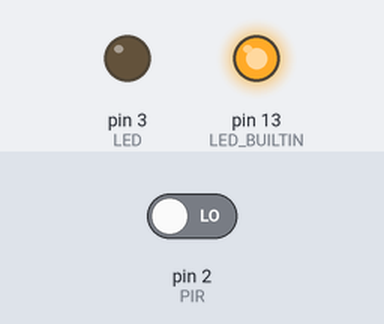
The sketch below on a simulated Arduino Nano, built with avr-gcc and run on an emulated ATmega328P. On the bench: output pins drawn as LEDs (lit = HIGH). The inputs (shaded band) are chosen by the test bench; at power-on: pin 2 (PIR) LOW.

Above: at 8.8 s.
8.9 s: pin 2 (PIR) driven HIGH
At 9.66 s:
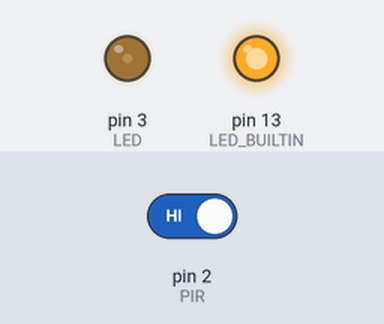
At 13.5 s:
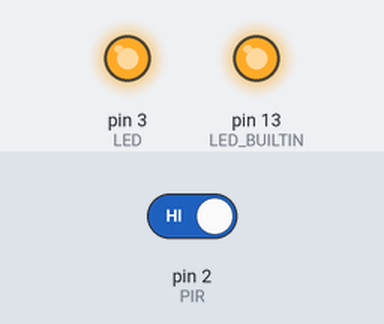
Timing chart, 0 to 15.0 s (numbered marks = the images above; inputs shaded):
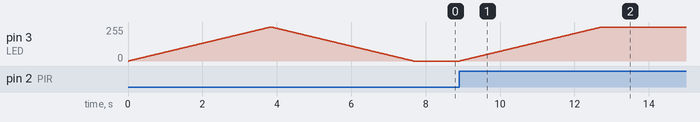

The sketch:

ledstrippir.ino
```cpp
int LED = 3;
int PIR = 2;
int LDR = A7;
int ledmin = 400;

void setup() {
  // set strip output
  pinMode(LED, OUTPUT);

  // set pir as input
  pinMode(PIR, INPUT);

  // set builtin led
  pinMode(LED_BUILTIN, OUTPUT);
  // turn off built in led
  digitalWrite(LED_BUILTIN, LOW);

  // fade strip to max from 0
  for(int i=0; i<256; i++) {
    analogWrite(LED, i);
      delay(15);
  }

  // fade strip to 0 from max
  for(int i=255; i>0; i--) {
    analogWrite(LED, i);
      delay(15);
  }

  // turn builtin led on
  digitalWrite(LED_BUILTIN, HIGH);
  // turn strip off
  digitalWrite(LED, LOW);
}

void loop() {
  // put your main code here, to run repeatedly:
//  digitalWrite(LED, HIGH);   // turn the LED on (HIGH is the voltage level)
//  delay(1000);                       // wait for a second
//  digitalWrite(LED, LOW);    // turn the LED off by making the voltage LOW
//  delay(1000);                       // wait for a second

  start:

  if(digitalRead(PIR) == HIGH) {
    // turn builtin led on when pir has detected
    digitalWrite(LED_BUILTIN, HIGH);
    // fade strip to max
    for(int i=0; i<256; i++) {
      analogWrite(LED, i);
      delay(15);
    }

    alllit:
    // wait for sometime
    delay(1000);
    digitalWrite(LED_BUILTIN, LOW);

    for(int i=255; i>10; i--) {
      // dim strip to half
      digitalWrite(LED_BUILTIN, HIGH);
      analogWrite(LED, i);
      if(digitalRead(PIR) == HIGH) {
        while(i<256) {
          analogWrite(LED, i);
          delay(15);
          i++;
        }
        goto alllit;
      }
      delay(15);
    }

    digitalWrite(LED_BUILTIN, LOW);
    delay(5000);

    for(int i=10; i>=0; i--) {
      analogWrite(LED, i);
      if(digitalRead(PIR) == HIGH) {
        while(i<256) {
          analogWrite(LED, i);
          delay(15);
          i++;
        }
        goto alllit;
      }
      delay(15);
    }
  }
  analogWrite(LED, LOW);
}
```

Measured:
- after the input at 8.9 s, pin 3 (LED): moves from 0/255 to 255/255 over 3.8 s, starting at once
